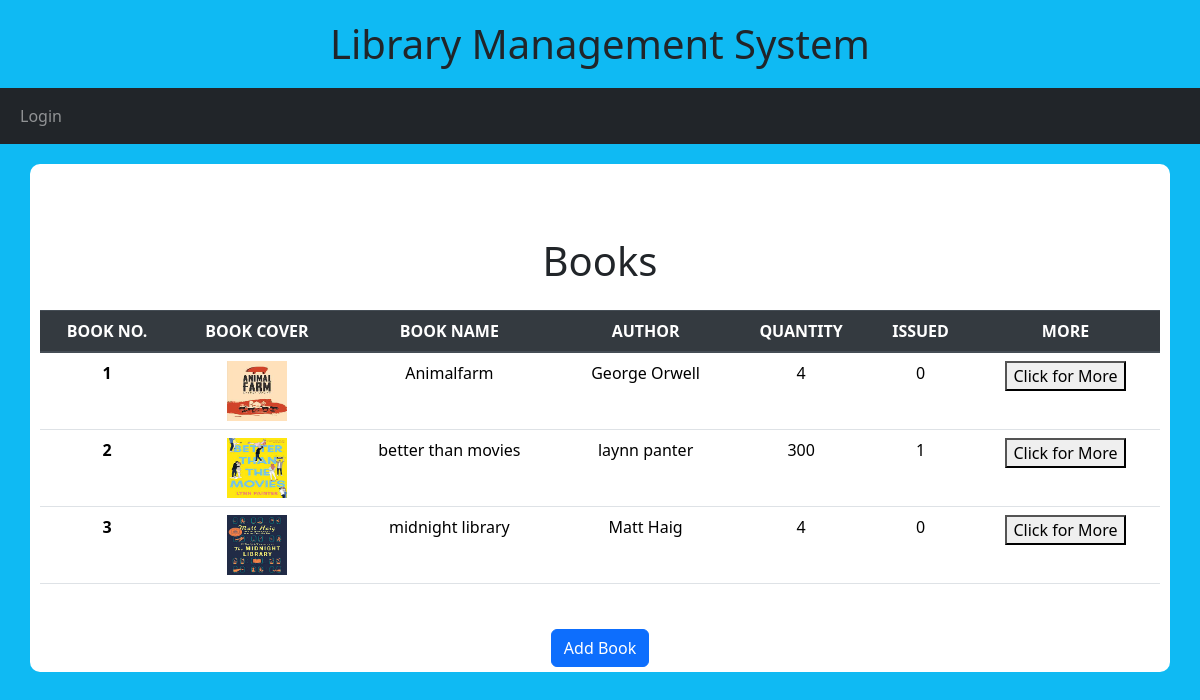
Screenshot of /Books/ with the database file from the repository.
### library/models.py (models this page shows, shortened)
class Book(models.Model):
    cover = models.ImageField(upload_to='covers/', null=True, blank=True, default='covers/default_cover.jpg')
    title = models.CharField(max_length=200, null=False, blank=False)
    author = models.CharField(max_length=150, null=False, blank=False)
    publication_date = models.DateField(null=True, blank=True)
    isbn = models.CharField(max_length=13, unique=True, null=True, blank=True)
    pages = models.PositiveIntegerField(null=True, blank=True)
    price = models.DecimalField(max_digits=8, decimal_places=2, null=True, blank=True)
    quantity = models.PositiveIntegerField(default=0)
    No_of_copies_issued = models.IntegerField(default=0)
    class Meta:
        ordering = ['title']
        db_table = 'books'
        verbose_name = 'Book'
        verbose_name_plural = 'Books'

### library/views.py (the view)
# urls.py: path('Books/', views.Books, name='Books'),
def Books(request):
    books = Book.objects.all()
    for book in books:
        if not book.cover:
            book.cover = 'default_cover.jpg'  # Replace with the path to your default cover image
    context = {
        'books': books
    }
    return render(request, 'Books.html', context)

### library/templates/Books.html (shortened to what this page needs)
{% extends 'base.html' %}
{% block content %}
    <br/>
    <h1 class="text-center">Books</h1>
        <div class="container">
            <table class="table">
                <thead class="thead-dark">
                  <tr style="text-align: center;">
                    <th scope="col">BOOK NO.</th>
                    <th scope="col">BOOK COVER</th>
                    <th scope="col">BOOK NAME</th>
                    <th scope="col">AUTHOR</th>
                    <th scope="col">QUANTITY</th>
                    <th scope="col">ISSUED</th>
                    <th scope="col">MORE</th>
                  </tr>
                </thead>
                <tbody>
                  {% for book in books %}
                  <tr style="text-align: center;">
                    <th scope="row">{{forloop.counter}}</th>
                    <td><img src="{{book.cover.url}}" alt="{{book.title}}" style="height: 60px; width: 60px;"></td>
                    <td>{{book.title}}</td>
                    <td>{{book.author}}</td>
                    <td>{{book.quantity}}</td>
                    <td>{{book.No_of_copies_issued}}</td>
                    <td><a href="{% url 'aboutbook' book.id %}"><button>Click for More</button></a></td>
                  </tr>
                  {% endfor %}
                </tbody>
              </table>
        </div>
    <br/>
    <div class="text-center">
    <a href="{% url 'add_book' %}"><button class="btn btn-primary">Add Book</button></a>
    </div>
{% endblock %}

### library/templates/base.html (style rules this page uses)
h1 { text-align: center; margin: 20px 0; }
body { background-color: #0fbaf3; }

### library/templates/Books.html (style rules this page uses)
.container { background-color: white; padding: 5px; border-radius: 10px; margin-top: 20px; }

### rows the page displays
Book: cover (picture), title "Animalfarm", author "George Orwell", quantity "4", No_of_copies_issued "0"
Book: cover (picture), title "better than movies", author "laynn panter", quantity "300", No_of_copies_issued "1"
Book: cover (picture), title "midnight library", author "Matt Haig", quantity "4", No_of_copies_issued "0"
